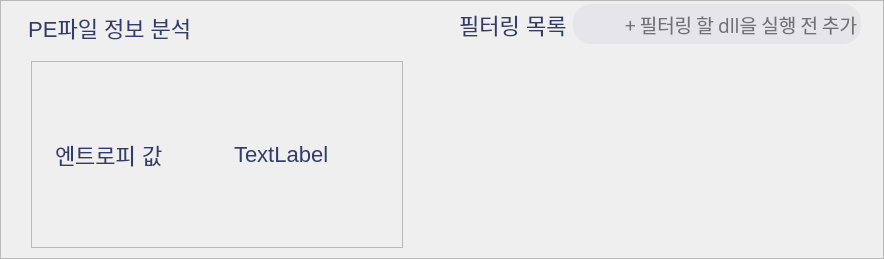
                         <widget class="QFrame" name="pe_filtering_frame">
                          <property name="maximumSize">
                           <size>
                            <width>965</width>
                            <height>16777215</height>
                           </size>
                          </property>
                          <property name="styleSheet">
                           <string notr="true">QLabel {
	background-color: transparent;

	font: 81 18pt &quot;SUIT ExtraBold&quot;;
	color: #333B69;
 	margin-left: 9px;
	margin-top: 5px;
	margin-bottom: 5px;
	font-size: 22px;
}

#filtering_frame, #pe_info_frame {
	background-color: transparent;
}

#filtering_table_frame, #pe_info_table_frame {
	border-radius: 25px;
	margin: 0px 20px 0px 20px;
}

#filtering_header_frame {
	background-color: transparent;
}

#filtering_search_bar_frame {
	background-color: #e5e5eA;
	border-radius: 18px;
	font-size: 16px;
}

QLineEdit {
	background-color: transparent;
	border: none;
}</string>
                          </property>
                          <property name="frameShape">
                           <enum>QFrame::StyledPanel</enum>
                          </property>
                          <property name="frameShadow">
                           <enum>QFrame::Raised</enum>
                          </property>
                          <layout class="QHBoxLayout" name="horizontalLayout_8">
                           <property name="spacing">
                            <number>0</number>
                           </property>
                           <property name="leftMargin">
                            <number>0</number>
                           </property>
                           <property name="topMargin">
                            <number>0</number>
                           </property>
                           <property name="rightMargin">
                            <number>0</number>
                           </property>
                           <property name="bottomMargin">
                            <number>0</number>
                           </property>
                           <item>
                            <widget class="QFrame" name="pe_info_frame">
                             <property name="maximumSize">
                              <size>
                               <width>430</width>
                               <height>16777215</height>
                              </size>
                             </property>
                             <property name="frameShape">
                              <enum>QFrame::StyledPanel</enum>
                             </property>
                             <property name="frameShadow">
                              <enum>QFrame::Raised</enum>
                             </property>
                             <layout class="QGridLayout" name="gridLayout_8">
                              <property name="leftMargin">
                               <number>0</number>
                              </property>
                              <property name="topMargin">
                               <number>0</number>
                              </property>
                              <property name="rightMargin">
                               <number>0</number>
                              </property>
                              <property name="bottomMargin">
                               <number>0</number>
                              </property>
                              <property name="spacing">
                               <number>0</number>
                              </property>
                              <item row="0" column="0">
                               <widget class="QLabel" name="pe_info_header">
                                <property name="maximumSize">
                                 <size>
                                  <width>16777215</width>
                                  <height>50</height>
                                 </size>
                                </property>
                                <property name="text">
                                 <string>  PE파일 정보 분석</string>
                                </property>
                               </widget>
                              </item>
                              <item row="1" column="0">
                               <widget class="QFrame" name="pe_info_table_frame">
                                <property name="sizePolicy">
                                 <sizepolicy hsizetype="Minimum" vsizetype="Preferred">
                                  <horstretch>0</horstretch>
                                  <verstretch>0</verstretch>
                                 </sizepolicy>
                                </property>
                                <property name="minimumSize">
                                 <size>
                                  <width>430</width>
                                  <height>0</height>
                                 </size>
                                </property>
                                <property name="maximumSize">
                                 <size>
                                  <width>430</width>
                                  <height>16777215</height>
                                 </size>
                                </property>
                                <property name="styleSheet">
                                 <string notr="true"/>
                                </property>
                                <property name="frameShape">
                                 <enum>QFrame::StyledPanel</enum>
                                </property>
                                <property name="frameShadow">
                                 <enum>QFrame::Raised</enum>
                                </property>
                                <layout class="QGridLayout" name="gridLayout_4">
                                 <item row="0" column="0">
                                  <widget class="QFrame" name="frame_8">
                                   <property name="frameShape">
                                    <enum>QFrame::StyledPanel</enum>
                                   </property>
                                   <property name="frameShadow">
                                    <enum>QFrame::Raised</enum>
                                   </property>
                                   <layout class="QHBoxLayout" name="horizontalLayout_31">
                                    <item>
                                     <widget class="QLabel" name="entropy_title">
                                      <property name="text">
                                       <string>엔트로피 값</string>
                                      </property>
                                     </widget>
                                    </item>
                                    <item>
                                     <widget class="QLabel" name="entropy_value">
                                      <property name="text">
                                       <string>TextLabel</string>
                                      </property>
                                     </widget>
                                    </item>
                                   </layout>
                                  </widget>
                                 </item>
                                </layout>
                               </widget>
                              </item>
                             </layout>
                            </widget>
                           </item>
                           <item>
                            <widget class="QFrame" name="filtering_frame">
                             <property name="frameShape">
                              <enum>QFrame::StyledPanel</enum>
                             </property>
                             <property name="frameShadow">
                              <enum>QFrame::Raised</enum>
                             </property>
                             <layout class="QGridLayout" name="gridLayout_9">
                              <property name="leftMargin">
                               <number>0</number>
                              </property>
                              <property name="topMargin">
                               <number>0</number>
                              </property>
                              <property name="rightMargin">
                               <number>0</number>
                              </property>
                              <property name="bottomMargin">
                               <number>0</number>
                              </property>
                              <property name="spacing">
                               <number>0</number>
                              </property>
                              <item row="1" column="0">
                               <widget class="QFrame" name="filtering_table_frame">
                                <property name="sizePolicy">
                                 <sizepolicy hsizetype="Maximum" vsizetype="Preferred">
                                  <horstretch>0</horstretch>
                                  <verstretch>0</verstretch>
                                 </sizepolicy>
                                </property>
                                <property name="maximumSize">
                                 <size>
                                  <width>450</width>
                                  <height>16777215</height>
                                 </size>
                                </property>
                                <property name="styleSheet">
                                 <string notr="true">QPushButton {
	color: white;
	background-color: rgb(255, 0, 4);
}
</string>
                                </property>
                                <property name="frameShape">
                                 <enum>QFrame::StyledPanel</enum>
                                </property>
                                <property name="frameShadow">
                                 <enum>QFrame::Raised</enum>
                                </property>
                                <layout class="QGridLayout" name="gridLayout_11">
                                 <item row="1" column="0">
                                  <widget class="QTableWidget" name="filtering_table">
                                   <property name="sizePolicy">
                                    <sizepolicy hsizetype="Expanding" vsizetype="Maximum">
                                     <horstretch>0</horstretch>
                                     <verstretch>0</verstretch>
                                    </sizepolicy>
                                   </property>
                                   <property name="minimumSize">
                                    <size>
                                     <width>0</width>
                                     <height>80</height>
                                    </size>
                                   </property>
                                   <property name="maximumSize">
                                    <size>
                                     <width>16777215</width>
                                     <height>230</height>
                                    </size>
                                   </property>
                                   <property name="styleSheet">
                                    <string notr="true">* {
	background-color: transparent;
}
</string>
                                   </property>
                                   <property name="horizontalScrollBarPolicy">
                                    <enum>Qt::ScrollBarAlwaysOff</enum>
                                   </property>
                                   <property name="autoScroll">
                                    <bool>true</bool>
                                   </property>
                                   <property name="autoScrollMargin">
                                    <number>15</number>
                                   </property>
                                   <property name="editTriggers">
                                    <set>QAbstractItemView::NoEditTriggers</set>
                                   </property>
                                   <property name="tabKeyNavigation">
                                    <bool>false</bool>
                                   </property>
                                   <property name="showDropIndicator" stdset="0">
                                    <bool>false</bool>
                                   </property>
                                   <property name="dragDropOverwriteMode">
                                    <bool>false</bool>
                                   </property>
                                   <property name="selectionMode">
                                    <enum>QAbstractItemView::SingleSelection</enum>
                                   </property>
                                   <property name="selectionBehavior">
                                    <enum>QAbstractItemView::SelectRows</enum>
                                   </property>
                                   <property name="showGrid">
                                    <bool>false</bool>
                                   </property>
                                   <property name="gridStyle">
                                    <enum>Qt::NoPen</enum>
                                   </property>
                                   <property name="wordWrap">
                                    <bool>true</bool>
                                   </property>
                                   <property name="cornerButtonEnabled">
                                    <bool>true</bool>
                                   </property>
                                   <property name="rowCount">
                                    <number>1</number>
                                   </property>
                                   <attribute name="horizontalHeaderVisible">
                                    <bool>false</bool>
                                   </attribute>
                                   <attribute name="horizontalHeaderCascadingSectionResizes">
                                    <bool>false</bool>
                                   </attribute>
                                   <attribute name="horizontalHeaderDefaultSectionSize">
                                    <number>125</number>
                                   </attribute>
                                   <attribute name="horizontalHeaderHighlightSections">
                                    <bool>false</bool>
                                   </attribute>
                                   <attribute name="verticalHeaderVisible">
                                    <bool>false</bool>
                                   </attribute>
                                   <attribute name="verticalHeaderDefaultSectionSize">
                                    <number>50</number>
                                   </attribute>
                                   <attribute name="verticalHeaderHighlightSections">
                                    <bool>false</bool>
                                   </attribute>
                                   <attribute name="verticalHeaderMinimumSectionSize">
                                    <number>30</number>
                                   </attribute>
                                   <attribute name="verticalHeaderShowSortIndicator" stdset="0">
                                    <bool>false</bool>
                                   </attribute>
                                   <attribute name="verticalHeaderStretchLastSection">
                                    <bool>false</bool>
                                   </attribute>
                                   <row/>
                                   <column>
                                    <property name="text">
                                     <string>이름</string>
                                    </property>
                                   </column>
                                   <column>
                                    <property name="text">
                                     <string>감지 여부</string>
                                    </property>
                                   </column>
                                   <column>
                                    <property name="text">
                                     <string>삭제</string>
                                    </property>
                                   </column>
                                  </widget>
                                 </item>
                                </layout>
                               </widget>
                              </item>
                              <item row="0" column="0">
                               <widget class="QFrame" name="filtering_header_frame">
                                <property name="sizePolicy">
                                 <sizepolicy hsizetype="Maximum" vsizetype="Preferred">
                                  <horstretch>0</horstretch>
                                  <verstretch>0</verstretch>
                                 </sizepolicy>
                                </property>
                                <property name="maximumSize">
                                 <size>
                                  <width>450</width>
                                  <height>50</height>
                                 </size>
                                </property>
                                <property name="frameShape">
                                 <enum>QFrame::StyledPanel</enum>
                                </property>
                                <property name="frameShadow">
                                 <enum>QFrame::Raised</enum>
                                </property>
                                <layout class="QHBoxLayout" name="horizontalLayout_7">
                                 <property name="spacing">
                                  <number>0</number>
                                 </property>
                                 <property name="leftMargin">
                                  <number>0</number>
                                 </property>
                                 <property name="topMargin">
                                  <number>0</number>
                                 </property>
                                 <property name="rightMargin">
                                  <number>20</number>
                                 </property>
                                 <property name="bottomMargin">
                                  <number>0</number>
                                 </property>
                                 <item>
                                  <widget class="QLabel" name="filtering_header">
                                   <property name="maximumSize">
                                    <size>
                                     <width>16777215</width>
                                     <height>50</height>
                                    </size>
                                   </property>
                                   <property name="text">
                                    <string>  필터링 목록</string>
                                   </property>
                                  </widget>
                                 </item>
                                 <item>
                                  <widget class="QFrame" name="filtering_search_bar_frame">
                                   <property name="maximumSize">
                                    <size>
                                     <width>290</width>
                                     <height>40</height>
                                    </size>
                                   </property>
                                   <property name="styleSheet">
                                    <string notr="true"/>
                                   </property>
                                   <property name="frameShape">
                                    <enum>QFrame::StyledPanel</enum>
                                   </property>
                                   <property name="frameShadow">
                                    <enum>QFrame::Raised</enum>
                                   </property>
                                   <layout class="QHBoxLayout" name="horizontalLayout_21">
                                    <property name="spacing">
                                     <number>0</number>
                                    </property>
                                    <property name="leftMargin">
                                     <number>0</number>
                                    </property>
                                    <property name="topMargin">
                                     <number>0</number>
                                    </property>
                                    <property name="rightMargin">
                                     <number>0</number>
                                    </property>
                                    <property name="bottomMargin">
                                     <number>0</number>
                                    </property>
                                    <item>
                                     <layout class="QHBoxLayout" name="horizontalLayout_30">
                                      <property name="spacing">
                                       <number>0</number>
                                      </property>
                                      <item>
                                       <widget class="QLabel" name="search_icon_4">
                                        <property name="sizePolicy">
                                         <sizepolicy hsizetype="Maximum" vsizetype="Maximum">
                                          <horstretch>0</horstretch>
                                          <verstretch>0</verstretch>
                                         </sizepolicy>
                                        </property>
                                        <property name="minimumSize">
                                         <size>
                                          <width>50</width>
                                          <height>40</height>
                                         </size>
                                        </property>
                                        <property name="maximumSize">
                                         <size>
                                          <width>50</width>
                                          <height>50</height>
                                         </size>
                                        </property>
                                        <property name="baseSize">
                                         <size>
                                          <width>40</width>
                                          <height>40</height>
                                         </size>
                                        </property>
                                        <property name="styleSheet">
                                         <string notr="true">background-color: transparent;</string>
                                        </property>
                                        <property name="text">
                                         <string/>
                                        </property>
                                        <property name="textFormat">
                                         <enum>Qt::AutoText</enum>
                                        </property>
                                        <property name="pixmap">
                                         <pixmap resource="../resources/resources.qrc">:/Icons/images/search.png</pixmap>
                                        </property>
                                       </widget>
                                      </item>
                                      <item alignment="Qt::AlignLeft">
                                       <widget class="QLineEdit" name="filtering_search_bar">
                                        <property name="sizePolicy">
                                         <sizepolicy hsizetype="Minimum" vsizetype="Fixed">
                                          <horstretch>0</horstretch>
                                          <verstretch>0</verstretch>
                                         </sizepolicy>
                                        </property>
                                        <property name="minimumSize">
                                         <size>
                                          <width>350</width>
                                          <height>0</height>
                                         </size>
                                        </property>
                                        <property name="maximumSize">
                                         <size>
                                          <width>934</width>
                                          <height>30</height>
                                         </size>
                                        </property>
                                        <property name="font">
                                         <font>
                                          <family>SUIT SemiBold</family>
                                          <pointsize>14</pointsize>
                                          <weight>7</weight>
                                          <italic>false</italic>
                                          <bold>false</bold>
                                         </font>
                                        </property>
                                        <property name="acceptDrops">
                                         <bool>false</bool>
                                        </property>
                                        <property name="text">
                                         <string/>
                                        </property>
                                        <property name="frame">
                                         <bool>true</bool>
                                        </property>
                                        <property name="alignment">
                                         <set>Qt::AlignLeading|Qt::AlignLeft|Qt::AlignVCenter</set>
                                        </property>
                                        <property name="placeholderText">
                                         <string>+ 필터링 할 dll을 실행 전 추가</string>
                                        </property>
                                        <property name="clearButtonEnabled">
                                         <bool>false</bool>
                                        </property>
                                       </widget>
                                      </item>
                                     </layout>
                                    </item>
                                   </layout>
                                  </widget>
                                 </item>
                                </layout>
                               </widget>
                              </item>
                             </layout>
                            </widget>
                           </item>
                          </layout>
                         </widget>
